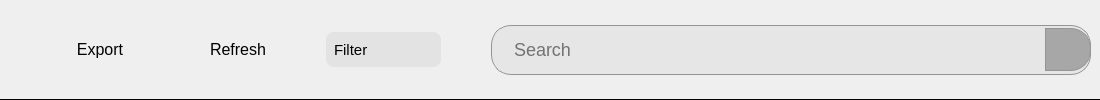
                  <widget class="QWidget" name="header_2" native="true">
                   <property name="minimumSize">
                    <size>
                     <width>1100</width>
                     <height>0</height>
                    </size>
                   </property>
                   <property name="maximumSize">
                    <size>
                     <width>16777215</width>
                     <height>145</height>
                    </size>
                   </property>
                   <property name="styleSheet">
                    <string notr="true">border-bottom: 1px solid rgb(0, 0, 0);
border-radius: 0px;</string>
                   </property>
                   <layout class="QVBoxLayout" name="verticalLayout_9">
                    <property name="leftMargin">
                     <number>0</number>
                    </property>
                    <property name="topMargin">
                     <number>0</number>
                    </property>
                    <property name="rightMargin">
                     <number>0</number>
                    </property>
                    <property name="bottomMargin">
                     <number>0</number>
                    </property>
                    <item>
                     <widget class="QWidget" name="widget_7" native="true">
                      <property name="minimumSize">
                       <size>
                        <width>0</width>
                        <height>0</height>
                       </size>
                      </property>
                      <property name="maximumSize">
                       <size>
                        <width>16777215</width>
                        <height>1000</height>
                       </size>
                      </property>
                      <property name="mouseTracking">
                       <bool>true</bool>
                      </property>
                      <property name="styleSheet">
                       <string notr="true">border:none;</string>
                      </property>
                      <layout class="QHBoxLayout" name="horizontalLayout_10">
                       <item>
                        <widget class="QWidget" name="widget_9" native="true">
                         <property name="minimumSize">
                          <size>
                           <width>0</width>
                           <height>0</height>
                          </size>
                         </property>
                         <property name="styleSheet">
                          <string notr="true">border:none;</string>
                         </property>
                         <layout class="QHBoxLayout" name="horizontalLayout_11">
                          <property name="topMargin">
                           <number>5</number>
                          </property>
                          <property name="rightMargin">
                           <number>11</number>
                          </property>
                          <property name="bottomMargin">
                           <number>5</number>
                          </property>
                          <item>
                           <widget class="QToolButton" name="exportBtn_2">
                            <property name="minimumSize">
                             <size>
                              <width>100</width>
                              <height>35</height>
                             </size>
                            </property>
                            <property name="font">
                             <font>
                              <pointsize>-1</pointsize>
                             </font>
                            </property>
                            <property name="styleSheet">
                             <string notr="true">#exportBtn_2{
	font-size:16px;
	
}

#exportBtn_2::hover{
font-size:20px;
color: rgb(58, 45, 132);
background-color: rgb(232, 232, 232);
}</string>
                            </property>
                            <property name="text">
                             <string>Export</string>
                            </property>
                           </widget>
                          </item>
                          <item>
                           <widget class="QToolButton" name="refreshBtn_2">
                            <property name="minimumSize">
                             <size>
                              <width>100</width>
                              <height>35</height>
                             </size>
                            </property>
                            <property name="styleSheet">
                             <string notr="true">#refreshBtn_2{
	font-size:16px;
}

#refreshBtn_2::hover{
font-size:20px;
color: rgb(58, 45, 132);
background-color: rgb(232, 232, 232);
}</string>
                            </property>
                            <property name="text">
                             <string>Refresh</string>
                            </property>
                           </widget>
                          </item>
                          <item>
                           <widget class="QComboBox" name="filterStudentCB">
                            <property name="minimumSize">
                             <size>
                              <width>115</width>
                              <height>35</height>
                             </size>
                            </property>
                            <property name="maximumSize">
                             <size>
                              <width>115</width>
                              <height>16777215</height>
                             </size>
                            </property>
                            <property name="styleSheet">
                             <string notr="true">#filterStudentCB{
border-radius: 8px;
font-size: 15px;
padding-left: 8px;
border: 0px solid rgb(99, 99, 99);
background-color: rgb(227, 227, 227)
}

#filterStudentCB:hover{
	background-color: rgb(206, 206, 206);
}

#filterStudentCB::down-arrow {
    image: url(:/UI/icons/chevron-down.svg);
    width: 14px;
    height: 14px;
}

#filterStudentCB::drop-down {
	border: 0px;
    subcontrol-origin: padding;
    subcontrol-position: top right;
    width: 20px; /* chiều rộng của nút mũi tên */
	padding-right: 2px;
}</string>
                            </property>
                            <property name="editable">
                             <bool>false</bool>
                            </property>
                            <property name="iconSize">
                             <size>
                              <width>15</width>
                              <height>15</height>
                             </size>
                            </property>
                            <item>
                             <property name="text">
                              <string>Filter</string>
                             </property>
                             <property name="icon">
                              <iconset>
                               <normaloff>C:/Users/lenovo/.designer/icons/filter.svg</normaloff>C:/Users/lenovo/.designer/icons/filter.svg</iconset>
                             </property>
                            </item>
                            <item>
                             <property name="text">
                              <string>sort A - Z</string>
                             </property>
                            </item>
                            <item>
                             <property name="text">
                              <string>sort Z - A</string>
                             </property>
                            </item>
                           </widget>
                          </item>
                         </layout>
                        </widget>
                       </item>
                       <item>
                        <widget class="QWidget" name="frameSearch" native="true">
                         <property name="enabled">
                          <bool>true</bool>
                         </property>
                         <property name="minimumSize">
                          <size>
                           <width>0</width>
                           <height>40</height>
                          </size>
                         </property>
                         <property name="maximumSize">
                          <size>
                           <width>600</width>
                           <height>50</height>
                          </size>
                         </property>
                         <property name="styleSheet">
                          <string notr="true">border: 1px solid rgb(148, 148, 148);
padding: 5px  10px;
background-color: rgb(230, 230, 230);
border-radius: 20px;</string>
                         </property>
                         <layout class="QHBoxLayout" name="horizontalLayout_5">
                          <property name="spacing">
                           <number>11</number>
                          </property>
                          <property name="leftMargin">
                           <number>11</number>
                          </property>
                          <property name="topMargin">
                           <number>0</number>
                          </property>
                          <property name="rightMargin">
                           <number>0</number>
                          </property>
                          <property name="bottomMargin">
                           <number>0</number>
                          </property>
                          <item>
                           <widget class="QLineEdit" name="search">
                            <property name="minimumSize">
                             <size>
                              <width>285</width>
                              <height>0</height>
                             </size>
                            </property>
                            <property name="maximumSize">
                             <size>
                              <width>1000</width>
                              <height>16777215</height>
                             </size>
                            </property>
                            <property name="styleSheet">
                             <string notr="true">border:none;
font-size:18px;
</string>
                            </property>
                            <property name="alignment">
                             <set>Qt::AlignLeading|Qt::AlignLeft|Qt::AlignVCenter</set>
                            </property>
                            <property name="placeholderText">
                             <string>Search</string>
                            </property>
                           </widget>
                          </item>
                          <item alignment="Qt::AlignLeft">
                           <widget class="QPushButton" name="searchStdBtn">
                            <property name="maximumSize">
                             <size>
                              <width>46</width>
                              <height>43</height>
                             </size>
                            </property>
                            <property name="font">
                             <font>
                              <weight>50</weight>
                              <bold>false</bold>
                             </font>
                            </property>
                            <property name="cursor">
                             <cursorShape>PointingHandCursor</cursorShape>
                            </property>
                            <property name="styleSheet">
                             <string notr="true">#searchStdBtn{
border-top-right-radius: 20px;
border-bottom-right-radius: 20px;
border-top-left-radius: 0px;
border-bottom-left-radius: 0px;
background-color: rgb(167, 167, 167)
}

#searchStdBtn:hover{
background-color: rgb(107, 107, 107)
}</string>
                            </property>
                            <property name="text">
                             <string/>
                            </property>
                            <property name="icon">
                             <iconset>
                              <normaloff>../icons/search.svg</normaloff>../icons/search.svg</iconset>
                            </property>
                            <property name="iconSize">
                             <size>
                              <width>20</width>
                              <height>20</height>
                             </size>
                            </property>
                           </widget>
                          </item>
                         </layout>
                        </widget>
                       </item>
                      </layout>
                     </widget>
                    </item>
                   </layout>
                  </widget>
